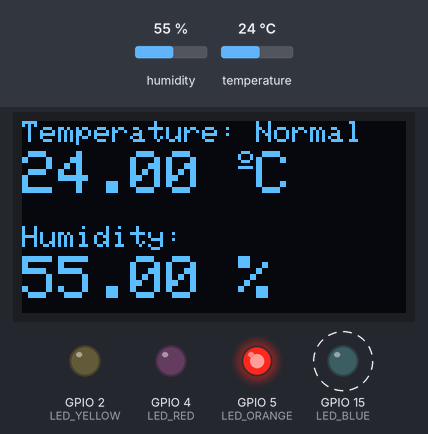
A program run on a simulated ESP32. On the bench: 128×64 one-colour display, output pins drawn as LEDs (lit = HIGH). Dashed ring = blinking. The test bench sets the inputs (shaded band); at power-on: temperature 24 °C, humidity 55 %.

Above: at 3.6 s.
3.7 s: temperature set to 39.3 °C
At 6.9 s:
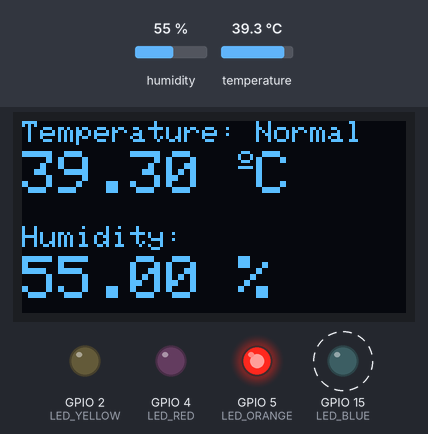
9.1 s: temperature set to 40.6 °C
At 10.1 s:
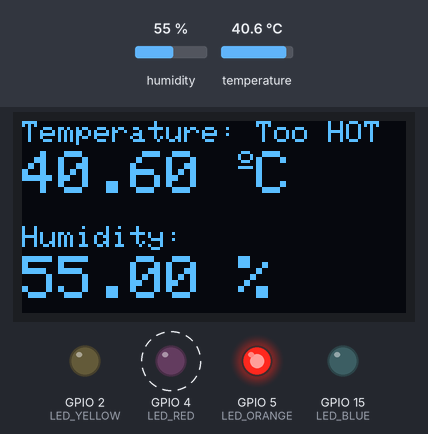
13.2 s: humidity set to 22 %
At 15.7 s:
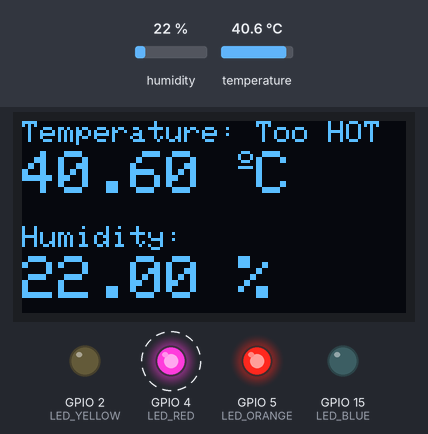
17.3 s: humidity set to 40 %
At 19.6 s:
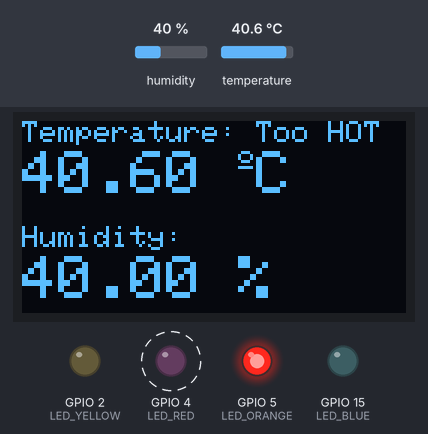
Timing chart, 0 to 22.4 s (numbered marks = the images above; inputs shaded):
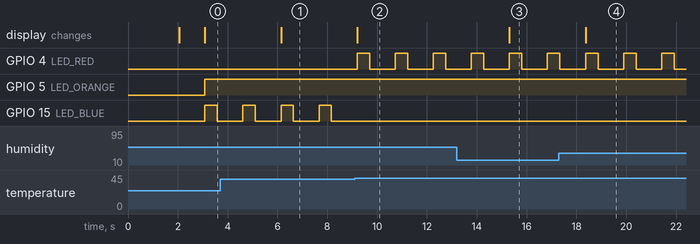

Measured:
- the behaviour switches between 39.9 and 40 °C on temperature (found by bisection; images 1 and 2)
- after the input at 3.7 s, the display: changes after 2.4 s (image 1)
- after the input at 9.1 s, GPIO 4 (LED_RED): alternates HIGH for 0.50 s and LOW for 1.0 s, starting after 0.10 s; GPIO 15 (LED_BLUE): stops changing and stays LOW; the display: changes after 0.10 s (image 2)
- after the input at 13.2 s, the display: changes after 2.1 s (image 3)
- after the input at 17.3 s, the display: changes after 1.1 s (image 4)
- by itself, GPIO 15 (LED_BLUE): alternates HIGH for 0.50 s and LOW for 1.0 s

The program:

main.cpp
```cpp
#include <Arduino.h>
#include <Wire.h>
#include <Adafruit_GFX.h>
#include <Adafruit_SSD1306.h>
#include <Adafruit_Sensor.h>
#include <DHT.h>

#define SCREEN_WIDTH 128 // OLED width,  in pixels
#define SCREEN_HEIGHT 64 // OLED height, in pixels

#define OLED_SDA    13
#define OLED_SCL    12

#define DHTPIN      16     // Digital pin connected to the DHT sensor
#define DHTTYPE    DHT22   // DHT 22 (AM2302)

#define LED_BLUE    15
#define LED_YELLOW  2
#define LED_RED     4
#define LED_ORANGE 5

// create an OLED display object connected to I2C

Adafruit_SSD1306 oled(SCREEN_WIDTH, SCREEN_HEIGHT, &Wire, -1);

DHT dht(DHTPIN, DHTTYPE);

String strTemp;
bool ledState = false;
int8_t ledNumber = LED_BLUE;

void setup() {
  // put your setup code here, to run once:
  Serial.begin(9600);//115200

  pinMode(LED_BLUE, OUTPUT);
  pinMode(LED_YELLOW, OUTPUT);
  pinMode(LED_RED, OUTPUT);
  pinMode(LED_ORANGE, OUTPUT);

  digitalWrite(LED_BLUE, LOW);//OFF
  digitalWrite(LED_YELLOW, LOW);//OFF
  digitalWrite(LED_RED, LOW);//OFF
  digitalWrite(LED_ORANGE, LOW);//OFF

  dht.begin();

  TwoWire* _Wire = &Wire;
  _Wire->setPins(OLED_SDA, OLED_SCL);
  // initialize OLED display with I2C address 0x3C
  if (!oled.begin(SSD1306_SWITCHCAPVCC, 0x3C)) {
    Serial.println(F("failed to start SSD1306 OLED"));
    while (1);
  }


  delay(2000);         // wait two seconds for initializing
  oled.clearDisplay(); // clear display

  oled.setTextSize(2);         // set text size
  oled.setTextColor(WHITE);    // set text color
  oled.setCursor(0, 2);       // set position to display (x,y)
  oled.println("   IOT\n Welcome!"); // set text
  oled.display();              // display on OLED
}

void loop() {
  // put your main code here, to run repeatedly:
  delay(1000);
  float t = dht.readTemperature();
  float h = dht.readHumidity();
  if (isnan(h) || isnan(t)) {
    Serial.println("Failed to read from DHT sensor!");
  }
  oled.clearDisplay();

  strTemp = String("Temperature: ");
  bool bCamOn = true;

  if (t < 0.0){
    strTemp += "Too COOL";
    ledNumber = LED_YELLOW;
  }
  else if (t < 40.0){
    strTemp += "Normal";
    ledNumber = LED_BLUE;
  }
  else {
    strTemp += "Too HOT";
    ledNumber = LED_RED;
  }

  oled.setTextSize(1);
  oled.setCursor(0,0);
  oled.print(strTemp.c_str());
  oled.setTextSize(2);
  oled.setCursor(0,10);
  oled.print(t);
  oled.print(" ");
  oled.setTextSize(1);
  oled.cp437(true);
  oled.write(167);//*C
  oled.setTextSize(2);
  oled.print("C");

  oled.setTextSize(1);
  oled.setCursor(0, 35);
  oled.print("Humidity: ");
  oled.setTextSize(2);
  oled.setCursor(0, 45);
  oled.print(h);
  oled.print(" %");

  oled.display();
  if(bCamOn) digitalWrite(LED_ORANGE,HIGH);

  digitalWrite(ledNumber, HIGH);
  delay(500);
  digitalWrite(ledNumber, LOW);
}
```
